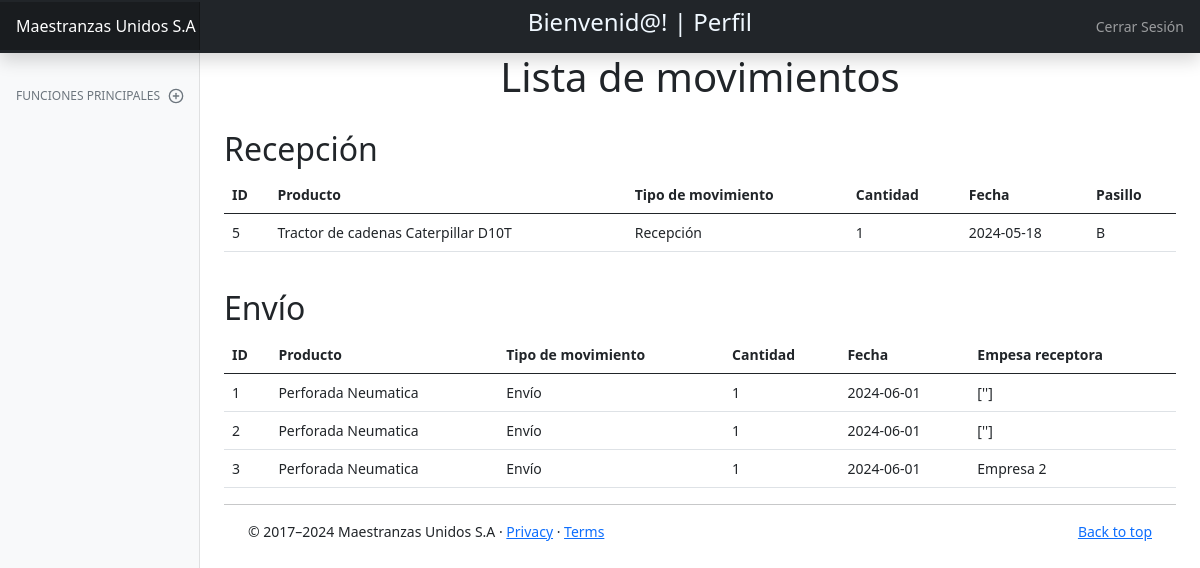
Before: /movimientos/ with the older database file.
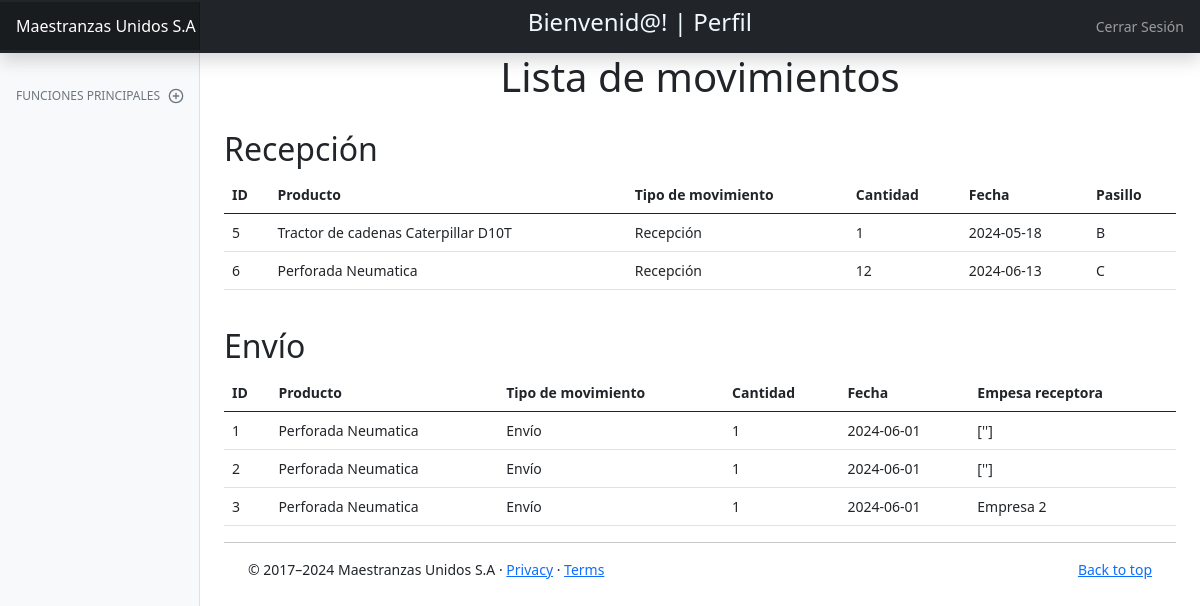
After: the same page with the newer database file.
### inventarioweb/models.py (models this page shows, shortened)
class Recepcion(models.Model):
    id = models.AutoField(primary_key=True)
    producto = models.CharField(max_length=100)
    cantidad = models.IntegerField(default=0)
    fecha = models.CharField(max_length=60)
    pasillo = models.CharField(max_length=100)
    movimiento = models.CharField(max_length=100, default=" ")
    class Meta:
        db_table = 'inventarioweb_recepcion'

class Envio(models.Model):
    id = models.AutoField(primary_key=True)
    producto = models.CharField(max_length=100)
    cantidad = models.IntegerField(default=0)
    fecha = models.CharField(max_length=60)
    empresa = models.CharField(max_length=100)
    movimiento = models.CharField(max_length=100, default=" ")
    class Meta:
        db_table = 'inventarioweb_envio'

### inventarioweb/views.py (the view)
# urls.py: path('movimientos/', views.movimientos, name="movimientos"),
def movimientos(request):
    envios = Envio.objects.all()
    recepciones = Recepcion.objects.all()
    return render(request, 'movimientos.html', {'recepciones': recepciones, "envios":envios})

### inventarioweb/context_processors.py (called while the page is built, shortened)
def get_user_groups(request):
    user = SimpleLazyObject(lambda: getattr(request, 'user', None))
    if user is None or isinstance(user, AnonymousUser):
        return {}

def user_groups_context_processor(request):
    groups = get_user_groups(request)
    return groups

### inventarioweb/templates/movimientos.html
{%extends 'dashboard.html'%}
{%block content%}
<div class="text-center">
    <h1>Lista de movimientos</h1>
</div>
<br>
<h2>Recepción</h2>
<table class="table">
    <thead>
      <tr>
        <th>ID</th>
        <th>Producto</th>
        <th>Tipo de movimiento</th>
        <th>Cantidad</th>
        <th>Fecha</th>
        <th>Pasillo</th>
      </tr>
    </thead>
    <tbody>
      {% for item in recepciones %}
      <tr>
        <td>{{ item.id }}</td>
        <td>{{ item.producto }}</td>
        <td>{{ item.movimiento }}</td>
        <td>{{ item.cantidad }}</td>
        <td>{{ item.fecha }}</td>
        <td>{{ item.pasillo }}</td>
      </tr>
      {% endfor %}
    </tbody>
  </table>
  <br>
  <h2>Envío</h2>
  <table class="table">
      <thead>
        <tr>
          <th>ID</th>
          <th>Producto</th>
          <th>Tipo de movimiento</th>
          <th>Cantidad</th>
          <th>Fecha</th>
          <th>Empesa receptora</th>
        </tr>
      </thead>
      <tbody>
        {% for item in envios %}
        <tr>
          <td>{{ item.id }}</td>
          <td>{{ item.producto }}</td>
          <td>{{ item.movimiento }}</td>
          <td>{{ item.cantidad }}</td>
          <td>{{ item.fecha }}</td>
          <td>{{ item.empresa }}</td>
        </tr>
        {% endfor %}
      </tbody>
    </table>
{%endblock%}

Changed rows visible on the page:
added Recepcion: id "6", producto "Perforada Neumatica", movimiento "Recepción", cantidad "12", fecha "2024-06-13", pasillo "C"
